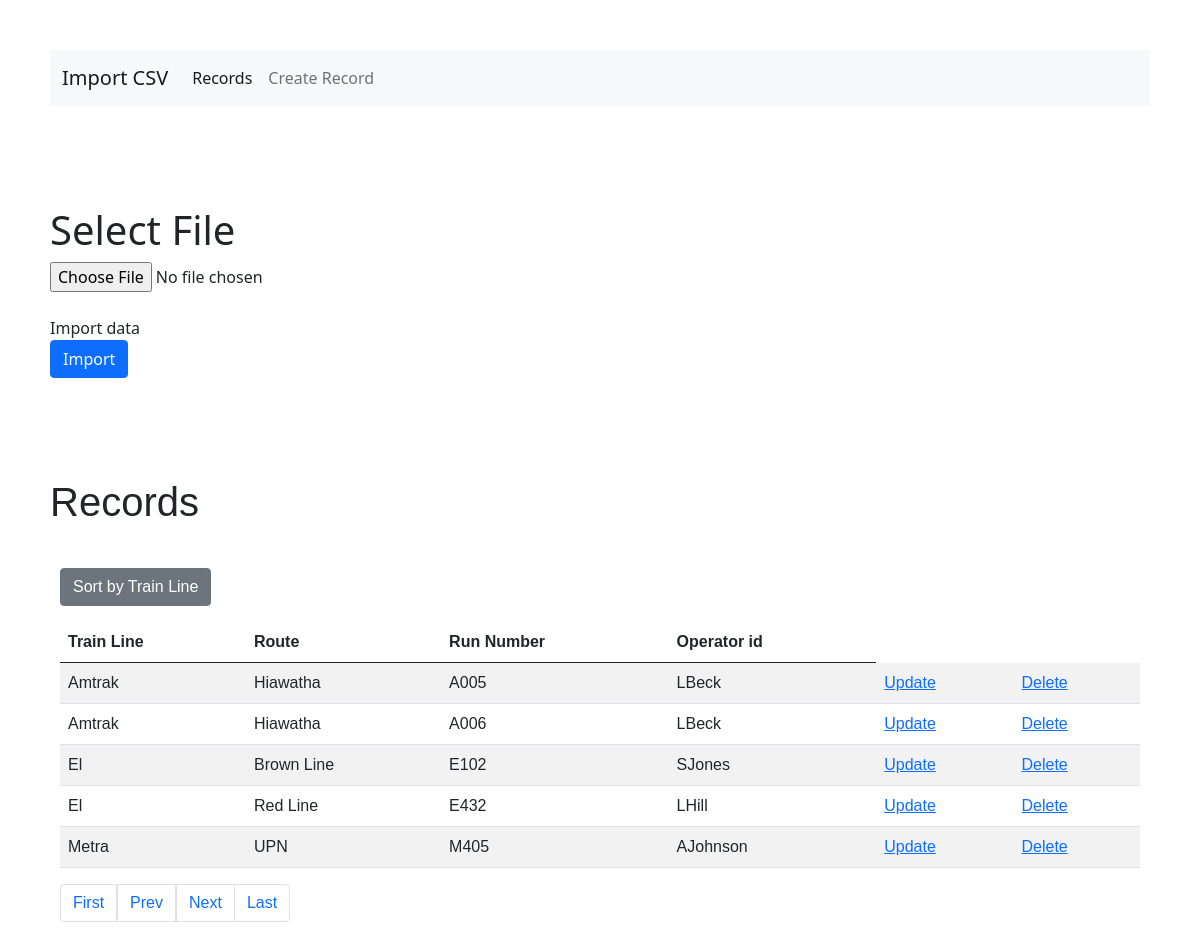
The page / on the database its author committed.
### tables this page shows
CREATE TABLE `Message` (
  `TrainLine` varchar(500) NOT NULL,
  `Route` varchar(500) NOT NULL,
  `RunNumber` varchar(500) NOT NULL,
  `OperatorID` varchar(500) NOT NULL
);

### index.php (the view, shortened to what this page needs)
<?php
require_once 'configs.php';
if (isset($_GET['pageno'])) {
    $pageno = $_GET['pageno'];
} else {
    $pageno = 1;
}
$no_of_records_per_page = 5;
$offset = ($pageno-1) * $no_of_records_per_page;
$total_pages_sql = "SELECT COUNT(*) FROM Message";
$result = mysqli_query($conn,$total_pages_sql);
$total_rows = mysqli_fetch_array($result)[0];
$total_pages = ceil($total_rows / $no_of_records_per_page);
?>
<!DOCTYPE html>
<html>
<head>
    <link href="https://cdn.jsdelivr.net/npm/bootstrap@5.1.0/dist/css/bootstrap.min.css" rel="stylesheet">
</head>
<body style = "padding: 50px">
<nav class="navbar navbar-expand-lg navbar-light bg-light">
    <div class="container-fluid">
        <a class="navbar-brand" href="#">Import CSV </a>
        <div class="collapse navbar-collapse" id="navbarNav">
            <ul class="navbar-nav">
                <li class="nav-item">
                    <a class="nav-link active" aria-current="page" href="./index.php">Records</a>
                </li>
                <li class="nav-item">
                    <a class="nav-link" href="./addRec.php">Create Record</a>
                </li>
        </div>
    </div>
</nav>
    <div class="row" style="padding-top: 100px; padding-bottom: 100px">
        <form class="form-horizontal" action="functions.php" method="post" name="upload_excel" enctype="multipart/form-data">
            <fieldset>
                <div class="form-group">
                    <label class="col-md-4 control-label" for="filebutton"><h1>Select File</h1></label>
                    <div class="col-md-4">
                        <input type="file" name="file" id="file" class="input-large">
                    </div>
                </div>
                <br>
                <div class="form-group">
                    <label class="col-md-4 control-label" for="singlebutton">Import data</label>
                    <div class="col-md-4">
                        <button type="submit" id="submit" name="Import" class="btn btn-primary button-loading" data-loading-text="Loading...">Import</button>
                    </div>
                </div>
            </fieldset>
        </form>
    </div>
                    <div  style= "font-family:'Arial'">
                <div>
                    <h1>Records</h1>
                <br>
                <?php
                $sql = "SELECT * FROM Message
                ORDER BY RunNumber LIMIT $offset, $no_of_records_per_page";
                if ($result = $conn->query($sql)) {
                    ?>
                <div class="table-responsive-xl" style = "overflow-y:scroll; height : 700px; padding: 10px;" >
                    <p><button class=" btn btn-secondary" onclick="sortTable()">Sort by Train Line </button></p>
                    <table class="table table-striped" id="myTable">
                        <thead>
                        <th> Train Line</th>
                        <th> Route </th>
                        <th> Run Number </th>
                        <th> Operator id</th>
                        </thead>
                        <tbody>
                        <?php
                        while ($row = $result->fetch_row()) {
                            ?>
                            <tr>
                                <td><?php printf("%s", $row[0]); ?> </td>
                                <td><?php printf("%s", $row[1]); ?> </td>
                                <td><?php printf("%s", $row[2]); ?> </td>
                                <td><?php printf("%s", $row[3]); ?> </td>
                                <td><a href="update_interface.php?RunNumber=<?php echo $row[2] ?>">Update</a></td>
                                <td><a href="delete_record.php?RunNumber=<?php echo $row[2] ?>">Delete</a></td>
                            </tr>
                            <?php
                        }
                        ?>
                        </tbody>
                    </table>
                    <nav aria-label="Page navigation example">
                    <ul class="pagination">
                        <li class="page-item" ><a class ="page-link" href="?pageno=1">First</a></li>
                        <li class="<?php if($pageno <= 1){ echo 'disabled'; } ?>">
                            <a class ="page-link" href="<?php if($pageno <= 1){ echo '#'; } else { echo "?pageno=".($pageno - 1); } ?>">Prev</a>
                        </li>
                        <li class="<?php if($pageno >= $total_pages){ echo 'disabled'; } ?>">
                            <a class ="page-link" href="<?php if($pageno >= $total_pages){ echo '#'; } else { echo "?pageno=".($pageno + 1); } ?>">Next</a>
                        </li>
                        <li class="page-item" ><a class ="page-link" href="?pageno=<?php echo $total_pages; ?>">Last</a></li>
                    </ul>
                    </nav>
                </div>
                    <?php
                }
                ?>
                </div>
        </div>
</body>
</html>

### rows shown on the page
message: TrainLine "Amtrak", Route "Hiawatha", RunNumber "A005", OperatorID "LBeck"
message: TrainLine "Amtrak", Route "Hiawatha", RunNumber "A006", OperatorID "LBeck"
message: TrainLine "El", Route "Brown Line", RunNumber "E102", OperatorID "SJones"
message: TrainLine "El", Route "Red Line", RunNumber "E432", OperatorID "LHill"
message: TrainLine "Metra", Route "UPN", RunNumber "M405", OperatorID "AJohnson"
